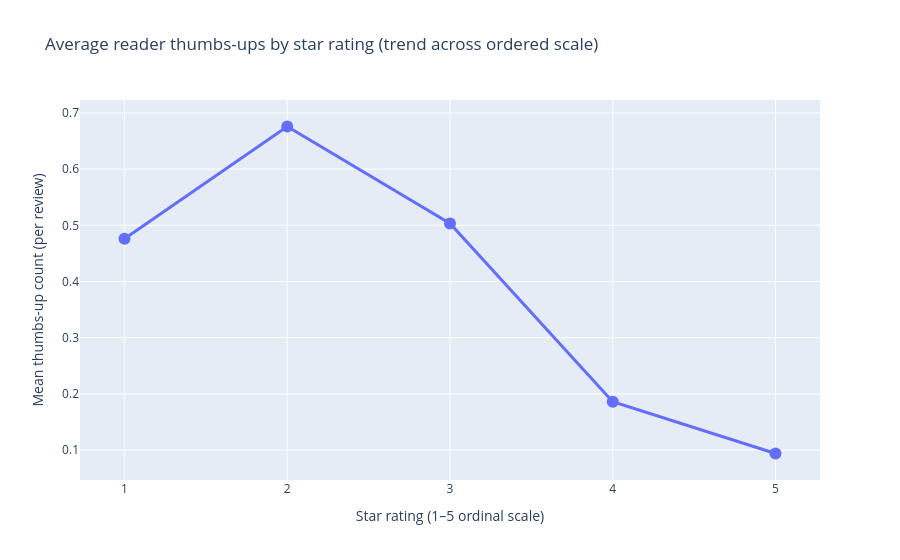

Source (notebook cell):
### Markdown cell above
### Chart 2 — Mean thumbs-ups by rating

**Question:** Does thumb-based engagement correlate with polarity?

**Chart type:** **Line + markers (`go.Scatter`, `mode="lines+markers"`)** — star ratings form an **ordinal** scale; linking means with a line foregrounds whether engagement **systematically rises or falls** as stars increase (or stays flat—also a substantive pattern).

### Code cell
_OUT = Path.cwd().resolve()

means = (
    df.groupby(rating_col, as_index=False)["thumbsUpCount"]
    .mean()
    .sort_values(rating_col)
)

fig2 = go.Figure(
    data=[
        go.Scatter(
            x=means[rating_col],
            y=means["thumbsUpCount"],
            mode="lines+markers",
            line=dict(width=3, shape="linear"),
            marker=dict(size=12),
        )
    ]
)
fig2.update_layout(
    title="Average reader thumbs-ups by star rating (trend across ordered scale)",
    xaxis_title="Star rating (1–5 ordinal scale)",
    yaxis_title="Mean thumbs-up count (per review)",
    xaxis=dict(tickmode="linear", dtick=1),
)

fig2.write_image(_OUT / "chart2_mean_thumbs_by_rating.png")
fig2.show()

### Figure 1 — Plotly figure (JSON) as saved in the notebook; plotly's stock layout.template omitted (floating-point values rounded to 4 significant figures)
{"data": [{"line": {"shape": "linear", "width": 3}, "marker": {"size": 12}, "mode": "lines+markers", "type": "scatter", "x": [1, 2, 3, 4, 5], "y": [0.476, 0.6759, 0.5032, 0.1862, 0.09395]}], "layout": {"title": {"text": "Average reader thumbs-ups by star rating (trend across ordered scale)"}, "xaxis": {"dtick": 1, "tickmode": "linear", "title": {"text": "Star rating (1–5 ordinal scale)"}}, "yaxis": {"title": {"text": "Mean thumbs-up count (per review)"}}}}
